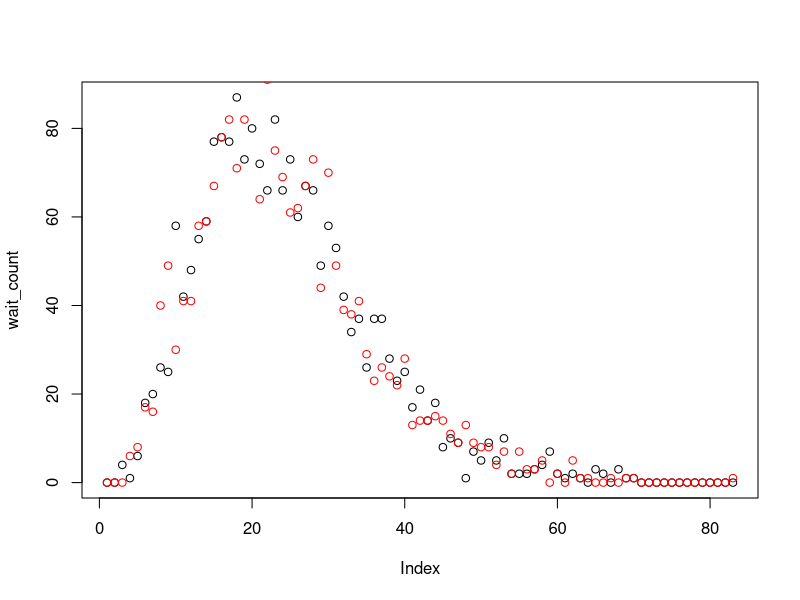

Write the R code that produced this figure.
#############################################################################################################################
###
### 
###
###
###
###
#############################################################################################################################
###  
###  
###  
###  
###  
### 
###  
###  
###
###  
###  
###  
###  
###  
###  
#############################################################################################################################

rm(list=ls())			
require(stats)		

tic = Sys.time()
p  = 0.001
n  = 10e6
k  = 5


event <- array(dim=c(n))
count_event <- array(dim=c(n))
clock_event <- array(dim=c(n))
k_count = 0

event = runif(n,0,1) < p

if (event[1] == 0) {
	count_event[1] = 0 } else {
	if (k_count == (k-1)) {
	count_event[1] = 1
	clock_event[1] = 1
	} else {
	count_event[1] = 0
	k_count = k_count + 1}
	}

for (i in 2:n) {
	if (event[i] == 0) {
	count_event[i] = count_event[i-1]
	} else {
	if (k_count == (k-1)) {
	count_event[i] = count_event[i-1] + 1
	clock_event[count_event[i]] = i
	k_count = 0
	} else {
	k_count = k_count + 1
	count_event[i] = count_event[i-1]
	}}
}
tot_event = count_event[n]

wait_time <- array(dim=c(tot_event))
wait_time[1] = clock_event[1]-1
for (i in 2:tot_event) { wait_time[i] = clock_event[i]-clock_event[i-1] }

toc = Sys.time()
clock = 
cat("Runtime    : ", sprintf("%.5f",as.numeric(difftime(toc,tic,units=c("secs")))), "seconds \n \r")
#############################################################################################################################

#compare_exp = rexp(tot_event, p)
compare_gamma = rgamma(tot_event,shape=k,rate=p)

wait_bucket <- array(dim=c(tot_event))
wait_bucket = floor(wait_time*(5*p))
comp_bucket = floor(compare_gamma*(5*p))

num_bucket = max(wait_bucket,comp_bucket)
wait_count <- array(dim=c(num_bucket))
comp_count <- array(dim=c(num_bucket))
for (i in 1:num_bucket) {
	wait_count[i] = sum(wait_bucket == i)
	comp_count[i] = sum(comp_bucket == i)
	}

plot(wait_count)
points(comp_count,col="red")

#############################################################################################################################
